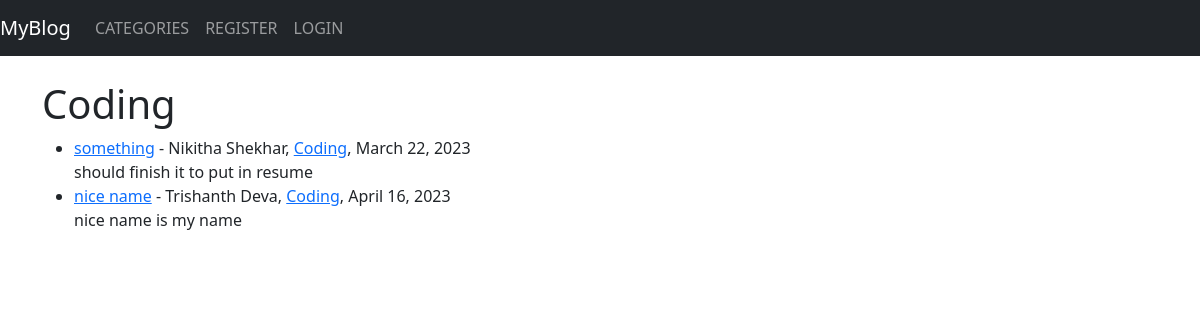
The app's page /category/coding/, older data.
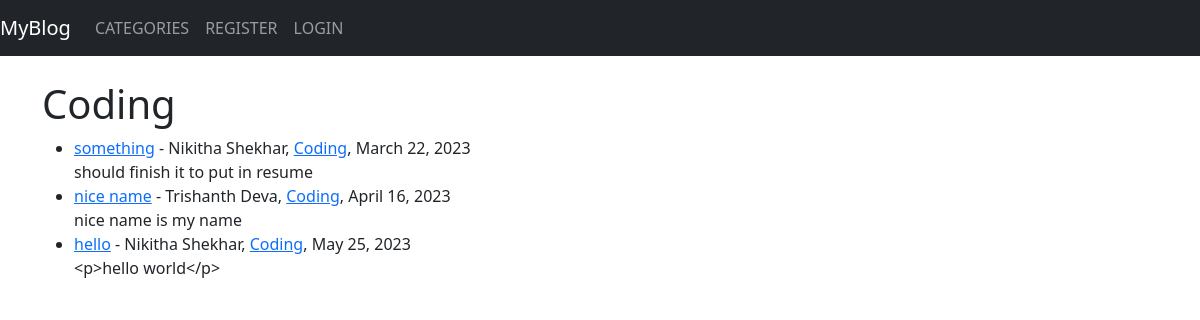
The same page, newer data.
### Trish/models.py (models this page shows, shortened)
class Post(models.Model):
    title = models.CharField(max_length = 255)
    header_image = models.ImageField(null = True, blank = True, upload_to = "images/")
    title_tag = models.CharField(max_length = 255)
    author = models.ForeignKey(User, on_delete = models.CASCADE)
    body = RichTextField(blank = True, null = True)
    post_date = models.DateField(auto_now_add = True)
    category = models.CharField(max_length = 255)
    snippet = models.CharField(max_length = 255)
    likes = models.ManyToManyField(User, related_name = 'blog_posts')

### Trish/views.py (the view)
# urls.py: path('category/<str:cat>/', AddCatView, name = "category"),
def AddCatView(request, cat):
    category_posts = Post.objects.filter(category__iexact = cat)
    return render(request, 'cat.html', {'cat' : cat.title(), 'category_posts' : category_posts})

### Trish/Templates/cat.html
{% extends 'base.html' %}
{% if category_posts %}
    {% block content%}
    <br>
    <h1>{{ cat }}</h1>
    <ul>
        {% for post in category_posts %}
            <li><a href = "{% url 'article_view' post.pk %}">{{ post.title }}</a> - {{ post.author.first_name }} {{ post.author.last_name}}, <a href="{% url 'category' post.category|slugify %}">{{ post.category }}</a>, {{ post.post_date }} <br>
            {{ post.body }} </li>
        {% endfor %}
    </ul>
    {% endblock %}
{% endif %}

### Trish/Templates/base.html (shortened to what this page needs)
<!doctype html>
<html lang="en">
  <head>
    <link href="https://cdn.jsdelivr.net/npm/bootstrap@5.3.0-alpha3/dist/css/bootstrap.min.css" rel="stylesheet">
  </head>
  <body>
    <nav class="navbar navbar-expand-lg navbar-dark bg-dark">
        <a class="navbar-brand" href="{% url 'home' %}">  MyBlog</a>
        <div class="collapse navbar-collapse" id="navbarSupportedContent">
          <ul class="navbar-nav mr-auto">
            {% if cat_menu %}
            <li class="nav-item dropdown">
            <a class="nav-link dropdown-toggle" href="#" role="button" data-bs-toggle="dropdown" aria-expanded="false">
            CATEGORIES
            </a>
            <ul class="dropdown-menu">
            {% for item in cat_menu %}
            <li><a class="dropdown-item" href="{% url 'category' item|slugify %}">{{ item }}</a></li>
            {% endfor %}
            </ul>
            </li>
            {% else %}
            <li class="nav-item">
              <a class="nav-link" href="{% url 'category-list' %}">CATEGORIES</a>
            </li>
            {% endif %}
            {% if user.is_authenticated %}
            <li class="nav-item">
              <a class="nav-link" href="{% url 'addBlog' %}">ADD POST</a>
            </li>
            <li class="nav-item">
              <a class="nav-link" href="{% url 'addCat' %}">ADD CATEGORY</a>
            </li>
            {% else %}
            <li class="nav-item">
              <a class="nav-link" href="{% url 'register' %}">REGISTER</a>
            </li>
            <li class="nav-item">
              <a class="nav-link" href="{% url 'login' %}">LOGIN</a>
            </li>
            {% endif %}
          </ul>
        </div>
      </nav>
    <div class="container">
        {% block content %}
        {% endblock %}
    </div>
  </body>
</html>

Row changes from the older to the newer data that the page shows:
added Post: title "hello", author.first_name "Nikitha", author.last_name "Shekhar", category "Coding", post_date "May 25, 2023", body "<p>hello world</p>"
